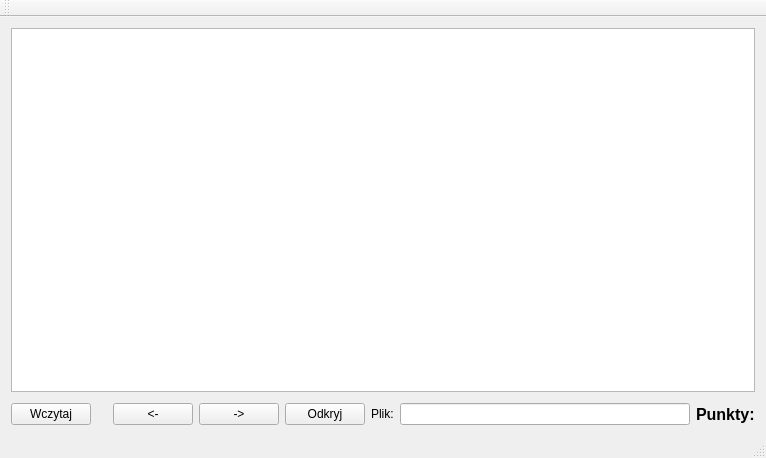
<?xml version="1.0" encoding="UTF-8"?>
<ui version="4.0">
 <class>MainWindow</class>
 <widget class="QMainWindow" name="MainWindow">
  <property name="geometry">
   <rect>
    <x>0</x>
    <y>0</y>
    <width>766</width>
    <height>458</height>
   </rect>
  </property>
  <property name="windowTitle">
   <string>SQUAREQUIZZER</string>
  </property>
  <widget class="QWidget" name="centralWidget">
   <layout class="QVBoxLayout" name="verticalLayout">
    <property name="sizeConstraint">
     <enum>QLayout::SetDefaultConstraint</enum>
    </property>
    <item>
     <widget class="QGraphicsView" name="graphicsView">
      <property name="sizePolicy">
       <sizepolicy hsizetype="Expanding" vsizetype="Expanding">
        <horstretch>1</horstretch>
        <verstretch>1</verstretch>
       </sizepolicy>
      </property>
     </widget>
    </item>
    <item>
     <layout class="QHBoxLayout" name="horizontalLayout_2">
      <property name="topMargin">
       <number>5</number>
      </property>
      <item>
       <widget class="QPushButton" name="pushButton">
        <property name="text">
         <string>Wczytaj</string>
        </property>
       </widget>
      </item>
      <item>
       <widget class="QLabel" name="questionNumLabel">
        <property name="font">
         <font>
          <pointsize>12</pointsize>
          <bold>true</bold>
         </font>
        </property>
        <property name="text">
         <string/>
        </property>
       </widget>
      </item>
      <item>
       <widget class="QPushButton" name="previousButton">
        <property name="text">
         <string>&lt;-</string>
        </property>
       </widget>
      </item>
      <item>
       <widget class="QPushButton" name="nextButton">
        <property name="text">
         <string>-&gt;</string>
        </property>
       </widget>
      </item>
      <item>
       <widget class="QPushButton" name="RevealButton">
        <property name="text">
         <string>Odkryj</string>
        </property>
       </widget>
      </item>
      <item>
       <widget class="QLabel" name="label">
        <property name="text">
         <string>Plik:</string>
        </property>
       </widget>
      </item>
      <item>
       <widget class="QLineEdit" name="lineEdit"/>
      </item>
      <item>
       <widget class="QLabel" name="pointLabel">
        <property name="font">
         <font>
          <pointsize>12</pointsize>
          <bold>true</bold>
         </font>
        </property>
        <property name="text">
         <string>Punkty:</string>
        </property>
       </widget>
      </item>
     </layout>
    </item>
   </layout>
  </widget>
  <widget class="QMenuBar" name="menuBar">
   <property name="geometry">
    <rect>
     <x>0</x>
     <y>0</y>
     <width>766</width>
     <height>21</height>
    </rect>
   </property>
  </widget>
  <widget class="QToolBar" name="mainToolBar">
   <attribute name="toolBarArea">
    <enum>TopToolBarArea</enum>
   </attribute>
   <attribute name="toolBarBreak">
    <bool>false</bool>
   </attribute>
  </widget>
  <widget class="QStatusBar" name="statusBar"/>
 </widget>
 <layoutdefault spacing="6" margin="11"/>
 <resources/>
 <connections/>
</ui>
